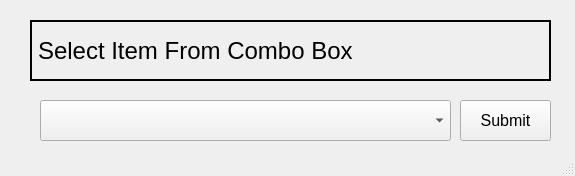
<?xml version="1.0" encoding="UTF-8"?>
<ui version="4.0">
 <class>MainWindow</class>
 <widget class="QMainWindow" name="MainWindow">
  <property name="geometry">
   <rect>
    <x>0</x>
    <y>0</y>
    <width>575</width>
    <height>176</height>
   </rect>
  </property>
  <property name="windowTitle">
   <string>MainWindow</string>
  </property>
  <widget class="QWidget" name="centralwidget">
   <widget class="QLabel" name="label">
    <property name="geometry">
     <rect>
      <x>30</x>
      <y>20</y>
      <width>521</width>
      <height>61</height>
     </rect>
    </property>
    <property name="font">
     <font>
      <pointsize>18</pointsize>
     </font>
    </property>
    <property name="frameShape">
     <enum>QFrame::WinPanel</enum>
    </property>
    <property name="text">
     <string>Select Item From Combo Box</string>
    </property>
   </widget>
   <widget class="QComboBox" name="comboBox">
    <property name="geometry">
     <rect>
      <x>40</x>
      <y>100</y>
      <width>411</width>
      <height>41</height>
     </rect>
    </property>
    <property name="font">
     <font>
      <pointsize>12</pointsize>
     </font>
    </property>
   </widget>
   <widget class="QPushButton" name="submitButton">
    <property name="geometry">
     <rect>
      <x>460</x>
      <y>100</y>
      <width>91</width>
      <height>41</height>
     </rect>
    </property>
    <property name="font">
     <font>
      <pointsize>12</pointsize>
     </font>
    </property>
    <property name="text">
     <string>Submit</string>
    </property>
   </widget>
  </widget>
  <widget class="QStatusBar" name="statusbar"/>
 </widget>
 <resources/>
 <connections/>
</ui>
